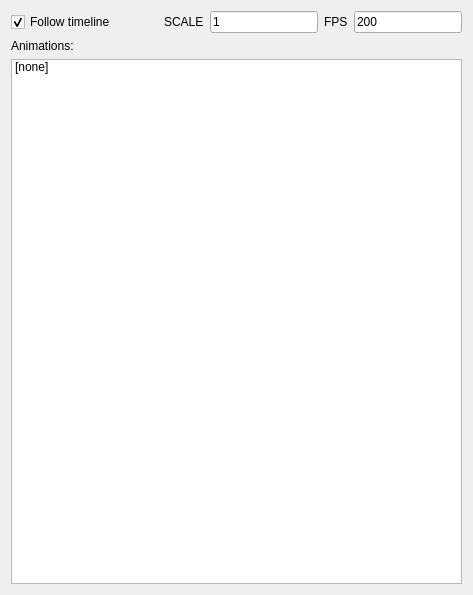
<?xml version="1.0" encoding="UTF-8"?>
<ui version="4.0">
 <class>OsgTest</class>
 <widget class="QWidget" name="OsgTest">
  <property name="geometry">
   <rect>
    <x>0</x>
    <y>0</y>
    <width>473</width>
    <height>595</height>
   </rect>
  </property>
  <property name="sizePolicy">
   <sizepolicy hsizetype="Preferred" vsizetype="Preferred">
    <horstretch>0</horstretch>
    <verstretch>0</verstretch>
   </sizepolicy>
  </property>
  <property name="minimumSize">
   <size>
    <width>0</width>
    <height>0</height>
   </size>
  </property>
  <property name="windowTitle">
   <string>OSG</string>
  </property>
  <layout class="QGridLayout" name="gridLayout">
   <item row="0" column="0">
    <layout class="QVBoxLayout" name="verticalLayout_4">
     <item>
      <layout class="QHBoxLayout" name="horizontalLayout_3">
       <item>
        <widget class="QCheckBox" name="followTimelineCheckbox">
         <property name="text">
          <string>Follow timeline</string>
         </property>
         <property name="checked">
          <bool>true</bool>
         </property>
        </widget>
       </item>
       <item>
        <spacer name="horizontalSpacer">
         <property name="orientation">
          <enum>Qt::Horizontal</enum>
         </property>
         <property name="sizeHint" stdset="0">
          <size>
           <width>40</width>
           <height>20</height>
          </size>
         </property>
        </spacer>
       </item>
       <item>
        <widget class="QLabel" name="label_2">
         <property name="text">
          <string>SCALE</string>
         </property>
        </widget>
       </item>
       <item>
        <widget class="QLineEdit" name="lineEdit">
         <property name="text">
          <string>1</string>
         </property>
        </widget>
       </item>
       <item>
        <widget class="QLabel" name="label_3">
         <property name="text">
          <string>FPS</string>
         </property>
        </widget>
       </item>
       <item>
        <widget class="QLineEdit" name="lineEdit_2">
         <property name="text">
          <string>200</string>
         </property>
        </widget>
       </item>
      </layout>
     </item>
    </layout>
   </item>
   <item row="1" column="0">
    <layout class="QVBoxLayout" name="verticalLayout">
     <item>
      <widget class="QLabel" name="label">
       <property name="text">
        <string>Animations:</string>
       </property>
      </widget>
     </item>
     <item>
      <widget class="QListWidget" name="animationList">
       <item>
        <property name="text">
         <string>[none]</string>
        </property>
       </item>
      </widget>
     </item>
    </layout>
   </item>
  </layout>
 </widget>
 <resources/>
 <connections>
  <connection>
   <sender>animationList</sender>
   <signal>itemSelectionChanged()</signal>
   <receiver>OsgTest</receiver>
   <slot>animationSelectionChanged()</slot>
   <hints>
    <hint type="sourcelabel">
     <x>237</x>
     <y>318</y>
    </hint>
    <hint type="destinationlabel">
     <x>237</x>
     <y>297</y>
    </hint>
   </hints>
  </connection>
  <connection>
   <sender>followTimelineCheckbox</sender>
   <signal>stateChanged(int)</signal>
   <receiver>OsgTest</receiver>
   <slot>followTimelineChecked(int)</slot>
   <hints>
    <hint type="sourcelabel">
     <x>237</x>
     <y>17</y>
    </hint>
    <hint type="destinationlabel">
     <x>237</x>
     <y>297</y>
    </hint>
   </hints>
  </connection>
 </connections>
 <slots>
  <slot>followTimelineChecked(int)</slot>
  <slot>animationSelectionChanged()</slot>
 </slots>
</ui>
